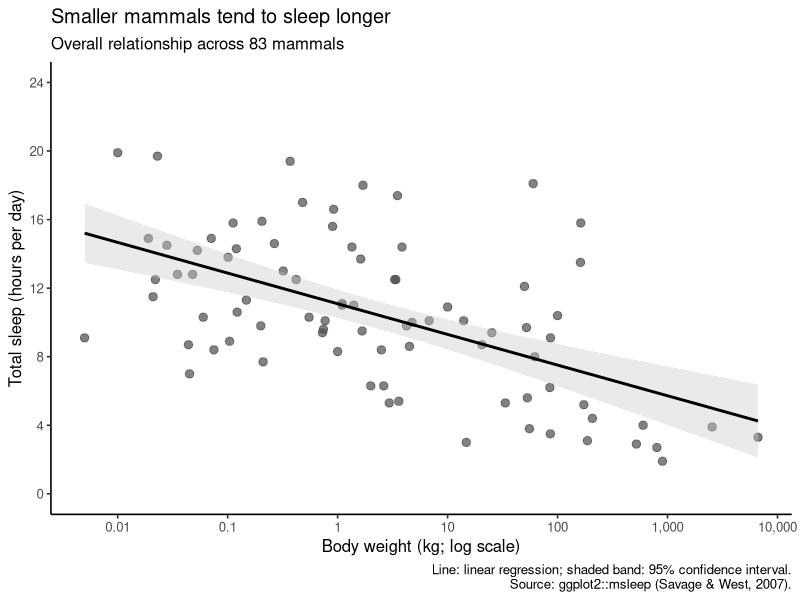

Write the R code that produced this figure.
# Visualization 1: body size and daily sleep in mammals
# Data: ggplot2::msleep
# Source: https://ggplot2.tidyverse.org/reference/msleep.html
# Sleep and weight data: Savage & West (2007), doi:10.1073/pnas.0610080104

#install.packages(ggplot2)

library(ggplot2)

#calling msleep function from package
sleep_data <- ggplot2::msleep

# Create the scatterplot and add a fitted regression line.
sleep_plot_1 <- ggplot(sleep_data, aes(x = bodywt, y = sleep_total)) +
  #scatterplot for each row of data
  geom_point(size = 2.5, alpha = 0.7, colour = "grey30") +
  #linear regression line
  geom_smooth(
    method = "lm",
    formula = y ~ x,
    se = TRUE,
    colour = "black",
    fill = "grey80"
  ) +
  #body weight on a log scale as too much variance in weight normally
  #regression will still plot this even though it comes after
  scale_x_log10(
    breaks = c(0.01, 0.1, 1, 10, 100, 1000, 10000),
    labels = c("0.01", "0.1", "1", "10", "100", "1,000", "10,000")
  ) +
  #y scale
  #set continuous with break point 0-24, 4
  scale_y_continuous(breaks = c(0, 4, 8, 12, 16, 20, 24)) +
  #range
  coord_cartesian(ylim = c(0, 24)) +
  #add labels to full plot
  labs(
    title = "Smaller mammals tend to sleep longer",
    subtitle = paste("Overall relationship across", nrow(sleep_data), "mammals"),
    x = "Body weight (kg; log scale)",
    y = "Total sleep (hours per day)",
    caption = paste(
      "Line: linear regression; shaded band: 95% confidence interval.",
      "Source: ggplot2::msleep (Savage & West, 2007).",
      sep = "\n"
    )
  ) +
  
  theme_classic(base_size = 12)

print(sleep_plot_1)
